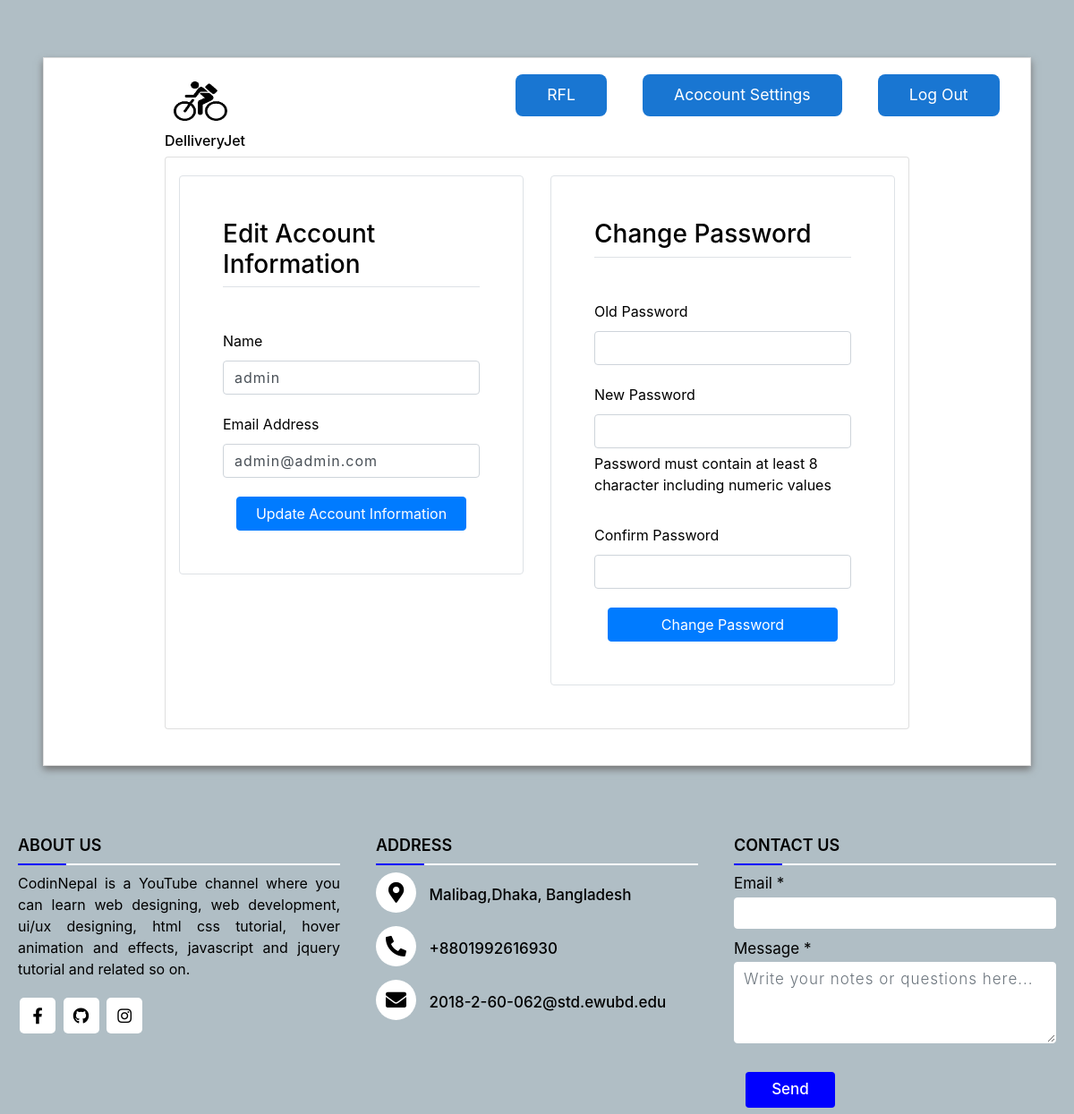
The app's page /account-settings/1/ (signed in), older data.
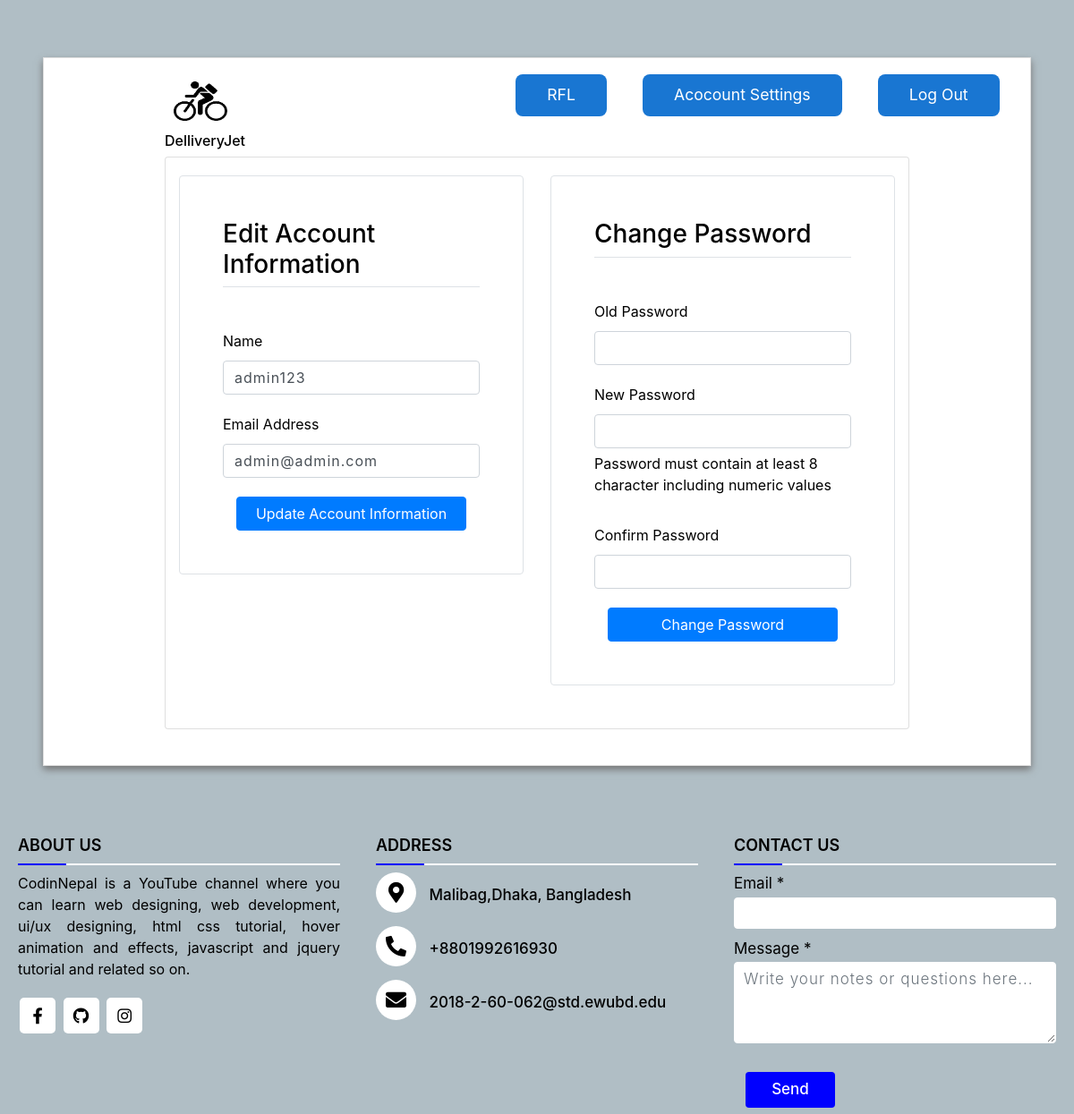
The same page, newer data.
### users/models.py (models this page shows, shortened)
class User(AbstractBaseUser):
    email = models.EmailField(max_length=255, unique=True)
    name = models.CharField(max_length=255)
    date_joined = models.DateTimeField(auto_now_add=True)
    is_buyer = models.BooleanField(default=False)
    is_company = models.BooleanField(default=False)
    is_DeliveryMan = models.BooleanField(default=False)
    is_active = models.BooleanField(default=True)
    is_staff = models.BooleanField(default=False)
    is_admin = models.BooleanField(default=False)
    USERNAME_FIELD = 'email'
    REQUIRED_FIELDS = ['name']  # Email & Password are required by default.
    objects = MyUserManager()

### users/views.py (the view, shortened to what this page needs)
# urls.py: path('account-settings/<str:pk>/', account_settings, name='account-settings'),
@login_required(login_url='login')
def account_settings(request, pk):
    user = User.objects.get(id=pk)
    information_form = AccountInformationForm(instance=user)
    password_form = PasswordChangeForm(request.user)
    context = {
        'information_form': information_form,
        'password_form': password_form,
    }
    return render(request, 'account-settings.html', context)

### users/forms.py
class AccountInformationForm(ModelForm):
    class Meta:
        model = User
        fields = ('name', 'email')

### users/templates/account-settings.html (shortened to what this page needs)
{% extends "base.html" %}
{% load static %}
{% load widget_tweaks %}
{% block content %}
<html>
    <head>
        <link rel="stylesheet" href="https://stackpath.bootstrapcdn.com/bootstrap/4.3.1/css/bootstrap.min.css">
</head>
<body>
<div class="container-fluid px-1 px-md-5 px-lg-1 px-xl-5 py-5 mx-auto">
    <div class="card card0 border-4">
        <div class="row d-flex">
                <div class="card1 ">
                     <div > <img src="{% static 'assets/favicon.png' %}" class="logo">
                        <button class="mbtn blue"  ><a href= "{% url 'deliveryMan-feed' user.id %}">{{request.user.name}}</a></button>
                        <button class="mbtn blue"  ><a href= "">Acocount Settings</a></button>
                        <button class="mbtn blue" > <a href="{% url 'logout' %}">Log Out </a></button>
                        <div class="relative"><h6><a href="{% url 'home' %}">DelliveryJet</a></h6></div>
                    </div>
                </div>
                <div class="card2 card border-2">
<section class="site-section">
    <div class="container">
        <div class="row">
            <div class="col-lg-6 mb-5">
                <form class="p-4 p-md-5 border rounded" method="post" action="">
                    <h3 class="text-black mb-5 border-bottom pb-2">Edit Account Information</h3>
                    <div class="row form-group">
                        <div class="col-md-12 mb-3 mb-md-0">
                            <label class="text-black">Name</label>
                            {{ information_form.name|add_class:"form-control" }}
                        </div>
                    </div>
                    <div class="row form-group">
                        <div class="col-md-12 mb-3 mb-md-0">
                            <label class="text-black">Email Address</label>
                            {{ information_form.email|add_class:"form-control" }}
                        </div>
                    </div>
                    <div class="col-12">
                        <button class="btn btn-block btn-primary btn-md" type="submit">Update Account Information
                        </button>
                    </div>
                </form>
            </div>
            <div class="col-lg-6 mb-5">
                <form class="p-4 p-md-5 border rounded" method="post" action="">
                    <h3 class="text-black mb-5 border-bottom pb-2">Change Password</h3>
                    <div class="row form-group">
                        <div class="col-md-12 mb-3 mb-md-0">
                            <label class="text-black">Old Password</label>
                            {{ password_form.old_password|add_class:"form-control" }}
                        </div>
                    </div>
                    <div class="row form-group">
                        <div class="col-md-12 mb-3 mb-md-0">
                            <label class="text-black">New Password</label>
                            {{ password_form.new_password1|add_class:"form-control" }}
                            <p>Password must contain at least 8 character including numeric values</p>
                        </div>
                    </div>
                    <div class="row form-group">
                        <div class="col-md-12 mb-3 mb-md-0">
                            <label class="text-black">Confirm Password</label>
                            {{ password_form.new_password2|add_class:"form-control" }}
                        </div>
                    </div>
                    <div class="col-12">
                        <button class="btn btn-block btn-primary btn-md" type="submit">Change Password
                        </button>
                    </div>
                </form>
            </div>
        </div>
    </div>
</section>
</div>
</div>
</div>
</div>
</body>
</html>
{% endblock %}

### users/templates/base.html (shortened to what this page needs)
<!doctype html>
{% load static %}
<html lang="en">
<head>
</head>
<body id="top">
<div class="site-wrap">
    {% block content %}
    {% endblock %}
    {% include "./footer.html" %}
</div>
</body>
</html>

### users/templates/footer.html (shortened to what this page needs)
<html lang="en" dir="ltr">
  <head>
    <link rel="stylesheet" href="https://cdnjs.cloudflare.com/ajax/libs/font-awesome/5.15.3/css/all.min.css"/>
  </head>
<footer class="site-footer">
        <div class="main-content">
          <div class="left box">
            <h2>About us</h2>
            <div class="content">
              <p>CodinNepal is a YouTube channel where you can learn web designing, web development, ui/ux designing, html css tutorial, hover animation and effects, javascript and jquery tutorial and related so on.</p>
              <div class="social">
                <a href="https://www.facebook.com/sumona.sumu.581/"><span class="fab fa-facebook-f"></span></a>
                <a href="https://github.com/Sumona062"><span class="fab fa-github"></span></a>
                <a href="https://instagram.com/coding.np"><span class="fab fa-instagram"></span></a>
              </div>
            </div>
          </div>
          <div class="center box">
            <h2>Address</h2>
            <div class="content">
              <div class="place">
                <span class="fas fa-map-marker-alt"></span>
                <span class="text">Malibag,Dhaka, Bangladesh</span>
              </div>
              <div class="phone">
                <span class="fas fa-phone-alt"></span>
                <span class="text">+8801992616930</span>
              </div>
              <div class="email">
                <span class="fas fa-envelope"></span>
                <span class="text">2018-2-60-062@std.ewubd.edu</span>
              </div>
            </div>
          </div>
          <div class="right box">
            <h2>Contact us</h2>
            <div class="content">
                <form action="{% url 'contact' %}" method="post">
                <div class="email">
                  <div class="text">Email *</div>
                  <input type="email" name="email" class="form-control">
                </div>
                <div class="msg">
                  <div class="text">Message *</div>
                  <textarea name="message" name="message" cols="30" rows="3" class="form-control"
                  placeholder="Write your notes or questions here..."></textarea>
                </div>
                <div class="btn">
                    <button class="btn btn-block btn-primary btn-md" type="submit" >Send</button>
                </div>
              </form>
            </div>
          </div>
        </div>
</footer>

### users/templates/account-settings.html (style rules this page uses)
body { color: #000; overflow-x: hidden; height: 100%; background-color: #B0BEC5; background-repeat: no-repeat }
.card0 { box-shadow: 0px 4px 8px 0px #757575; border-radius: 0px }
.card2 { margin: 0px 150px; width:100%; margin-bottom: 40px ; padding-top: 20px; }
.logo { width: 370px; height: 70px; margin-top: 10px; margin-left: 150px; padding-right: 290px; }
::placeholder { color: #BDBDBD; opacity: 1; font-weight: 300 }
input, textarea { padding: 10px 12px 10px 12px; border: 1px solid lightgrey; border-radius: 2px; margin-bottom: 5px; margin-top: 2px; width: 100%; box-sizing: border-box; color: #2C3E50; font-size: 14px; letter-spacing: 1px }
a { color: inherit; cursor: pointer }
button.mbtn { padding:0.6em 2em; border-radius: 8px; color:#fff; background-color:#1976d2; font-size:1.1em; border: 0; cursor:pointer; margin:1em; }
button.mbtn.blue { background-color:#1976d2; }
div.relative { position: relative; left: 150px; width: fit-content; }

### users/templates/footer.html (style rules this page uses)
.site-footer { background: #B0BEC5; }
footer { position: relative; bottom: 0px; top: 30px; width: 100%; background: #111; }
.main-content { display: flex; }
.main-content .box { flex-basis: 40%; padding: 0px 20px; }
.box h2 { font-size: 1.125rem; font-weight: 600; text-transform: uppercase; }
.box .content { margin: 20px 0 0 0; position: relative; }
.box .content:before { position: absolute; content: ''; top: -10px; height: 2px; width: 100%; background: white; }
.box .content:after { position: absolute; content: ''; height: 2px; width: 15%; background: blue; top: -10px; }
.left .content p { text-align: justify; }
.left .content .social { margin: 20px 0 0 0; }
.left .content .social a { padding: 0 2px; }
.left .content .social a span { height: 40px; width: 40px; background: white; line-height: 40px; text-align: center; font-size: 18px; border-radius: 5px; transition: 0.3s; }
.center .content .fas { font-size: 1.4375rem; background: white; height: 45px; width: 45px; line-height: 45px; text-align: center; border-radius: 50%; transition: 0.3s; cursor: pointer; }
.center .content .text { font-size: 1.0625rem; font-weight: 500; padding-left: 10px; }
.center .content .phone { margin: 15px 0; }
.right form .text { font-size: 1.0625rem; margin-bottom: 2px; color: black; }
.right form .msg { margin-top: 10px; }
.right form input, .right form textarea { width: 100%; font-size: 1.0625rem; background: white; padding-left: 10px; border: 1px solid white; }
.right form input { height: 35px; }
.right form .btn { margin-top: 10px; }
.right form .btn button { height: 40px; width: 100px; border: none; outline: none; background: blue; font-size: 1.0625rem; font-weight: 500; cursor: pointer; transition: .3s; }

Row changes from the older to the newer data that the page shows:
changed User "admin@admin.com": name "admin" → "admin123"
